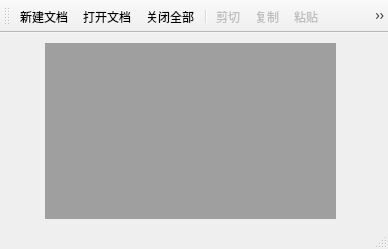
<?xml version="1.0" encoding="UTF-8"?>
<ui version="4.0">
 <class>QWMainWindow</class>
 <widget class="QMainWindow" name="QWMainWindow">
  <property name="geometry">
   <rect>
    <x>0</x>
    <y>0</y>
    <width>388</width>
    <height>249</height>
   </rect>
  </property>
  <property name="windowTitle">
   <string>MDI应用程序</string>
  </property>
  <widget class="QWidget" name="centralWidget">
   <widget class="QMdiArea" name="mdiArea">
    <property name="geometry">
     <rect>
      <x>45</x>
      <y>10</y>
      <width>291</width>
      <height>176</height>
     </rect>
    </property>
   </widget>
  </widget>
  <widget class="QToolBar" name="mainToolBar">
   <property name="autoFillBackground">
    <bool>true</bool>
   </property>
   <property name="toolButtonStyle">
    <enum>Qt::ToolButtonIconOnly</enum>
   </property>
   <attribute name="toolBarArea">
    <enum>TopToolBarArea</enum>
   </attribute>
   <attribute name="toolBarBreak">
    <bool>false</bool>
   </attribute>
   <addaction name="actDoc_New"/>
   <addaction name="actDoc_Open"/>
   <addaction name="actCloseALL"/>
   <addaction name="separator"/>
   <addaction name="actCut"/>
   <addaction name="actCopy"/>
   <addaction name="actPaste"/>
   <addaction name="actFont"/>
   <addaction name="separator"/>
   <addaction name="actViewMode"/>
   <addaction name="actCascade"/>
   <addaction name="actTile"/>
   <addaction name="separator"/>
   <addaction name="actQuit"/>
  </widget>
  <widget class="QStatusBar" name="statusBar"/>
  <action name="actDoc_New">
   <property name="icon">
    <iconset resource="res.qrc">
     <normaloff>:/images/images/100.bmp</normaloff>:/images/images/100.bmp</iconset>
   </property>
   <property name="text">
    <string>新建文档</string>
   </property>
   <property name="toolTip">
    <string>新建文档窗口</string>
   </property>
  </action>
  <action name="actQuit">
   <property name="icon">
    <iconset resource="res.qrc">
     <normaloff>:/images/images/132.bmp</normaloff>:/images/images/132.bmp</iconset>
   </property>
   <property name="text">
    <string>退出</string>
   </property>
   <property name="toolTip">
    <string>退出本系统</string>
   </property>
  </action>
  <action name="actDoc_Open">
   <property name="icon">
    <iconset resource="res.qrc">
     <normaloff>:/images/images/122.bmp</normaloff>:/images/images/122.bmp</iconset>
   </property>
   <property name="text">
    <string>打开文档</string>
   </property>
   <property name="toolTip">
    <string>打开文档</string>
   </property>
  </action>
  <action name="actFont">
   <property name="enabled">
    <bool>false</bool>
   </property>
   <property name="icon">
    <iconset resource="res.qrc">
     <normaloff>:/images/images/506.bmp</normaloff>:/images/images/506.bmp</iconset>
   </property>
   <property name="text">
    <string>字体设置</string>
   </property>
   <property name="toolTip">
    <string>字体设置</string>
   </property>
  </action>
  <action name="actCut">
   <property name="enabled">
    <bool>false</bool>
   </property>
   <property name="icon">
    <iconset resource="res.qrc">
     <normaloff>:/images/images/200.bmp</normaloff>:/images/images/200.bmp</iconset>
   </property>
   <property name="text">
    <string>剪切</string>
   </property>
   <property name="toolTip">
    <string>剪切</string>
   </property>
  </action>
  <action name="actCopy">
   <property name="enabled">
    <bool>false</bool>
   </property>
   <property name="icon">
    <iconset resource="res.qrc">
     <normaloff>:/images/images/202.bmp</normaloff>:/images/images/202.bmp</iconset>
   </property>
   <property name="text">
    <string>复制</string>
   </property>
   <property name="toolTip">
    <string>复制</string>
   </property>
  </action>
  <action name="actPaste">
   <property name="enabled">
    <bool>false</bool>
   </property>
   <property name="icon">
    <iconset resource="res.qrc">
     <normaloff>:/images/images/204.bmp</normaloff>:/images/images/204.bmp</iconset>
   </property>
   <property name="text">
    <string>粘贴</string>
   </property>
   <property name="toolTip">
    <string>粘贴</string>
   </property>
  </action>
  <action name="actViewMode">
   <property name="checkable">
    <bool>true</bool>
   </property>
   <property name="icon">
    <iconset resource="res.qrc">
     <normaloff>:/images/images/230.bmp</normaloff>:/images/images/230.bmp</iconset>
   </property>
   <property name="text">
    <string>MDI模式</string>
   </property>
   <property name="toolTip">
    <string>窗口模式或页面模式</string>
   </property>
  </action>
  <action name="actCascade">
   <property name="icon">
    <iconset resource="res.qrc">
     <normaloff>:/images/images/400.bmp</normaloff>:/images/images/400.bmp</iconset>
   </property>
   <property name="text">
    <string>级联展开</string>
   </property>
   <property name="toolTip">
    <string>窗口级联展开</string>
   </property>
  </action>
  <action name="actTile">
   <property name="icon">
    <iconset resource="res.qrc">
     <normaloff>:/images/images/406.bmp</normaloff>:/images/images/406.bmp</iconset>
   </property>
   <property name="text">
    <string>平铺展开</string>
   </property>
   <property name="toolTip">
    <string>窗口平铺展开</string>
   </property>
  </action>
  <action name="actCloseALL">
   <property name="icon">
    <iconset resource="res.qrc">
     <normaloff>:/images/images/128.bmp</normaloff>:/images/images/128.bmp</iconset>
   </property>
   <property name="text">
    <string>关闭全部</string>
   </property>
   <property name="toolTip">
    <string>关闭所有窗口</string>
   </property>
  </action>
 </widget>
 <layoutdefault spacing="6" margin="11"/>
 <resources>
  <include location="res.qrc"/>
 </resources>
 <connections>
  <connection>
   <sender>actQuit</sender>
   <signal>triggered()</signal>
   <receiver>QWMainWindow</receiver>
   <slot>close()</slot>
   <hints>
    <hint type="sourcelabel">
     <x>-1</x>
     <y>-1</y>
    </hint>
    <hint type="destinationlabel">
     <x>373</x>
     <y>235</y>
    </hint>
   </hints>
  </connection>
 </connections>
</ui>
